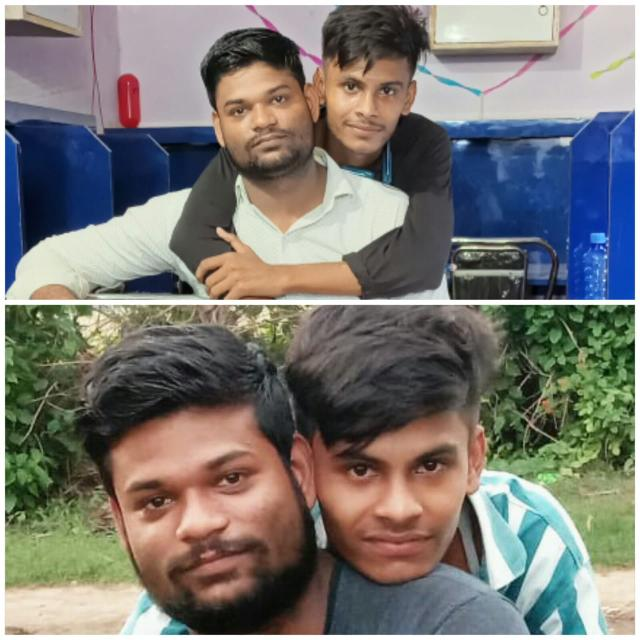
#> input picture NLP/ImageProcessing/1066.jpg, 640 x 640 px, found by its file name
$ python 1.py
#> lines starting #> are read from the running program, lines starting #| are printed output that depends on the picture
from PIL import Image
img=Image.open(r"C:\python\ImageProcessing\1066.jpg")
#> img is the input picture: PIL image 640x640 RGB; mean R, G, B 122.5, 120.2, 115.3
transposed_img=img.transpose(Image.FLIP_LEFT_RIGHT)
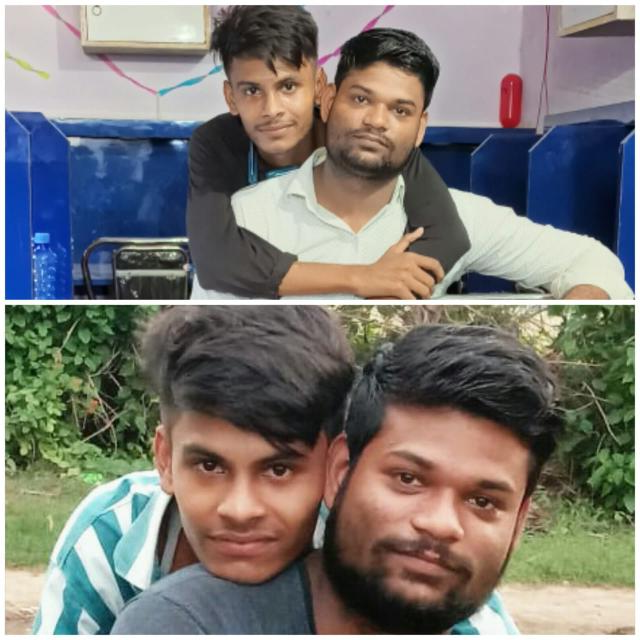
#> transposed_img: PIL image 640x640 RGB; mean R, G, B 122.5, 120.2, 115.3
transposed_img.save(r"C:\python\ImageProcessing\transposed_image.jpg")

transposed_img.show()
print("Image has been transposed and saved as transposed_image.jpg")
